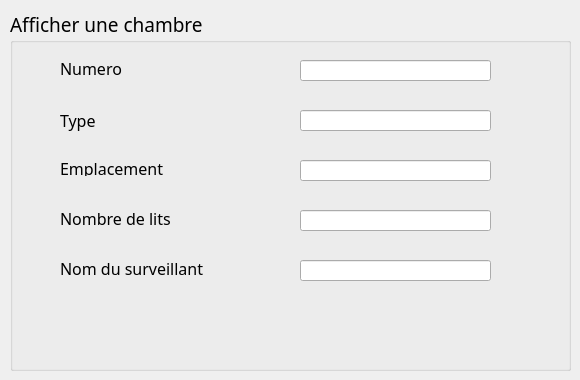
      <widget class="QWidget" name="AffichageChambre">
       <widget class="QGroupBox" name="groupBox_7">
        <property name="geometry">
         <rect>
          <x>10</x>
          <y>10</y>
          <width>561</width>
          <height>361</height>
         </rect>
        </property>
        <property name="font">
         <font>
          <family>Quicksand-SemiBold</family>
          <pointsize>14</pointsize>
         </font>
        </property>
        <property name="title">
         <string>Afficher une chambre</string>
        </property>
        <widget class="QLineEdit" name="lineEdit_AffNumero">
         <property name="geometry">
          <rect>
           <x>290</x>
           <y>50</y>
           <width>191</width>
           <height>21</height>
          </rect>
         </property>
         <property name="readOnly">
          <bool>true</bool>
         </property>
        </widget>
        <widget class="QLabel" name="type_2">
         <property name="geometry">
          <rect>
           <x>50</x>
           <y>100</y>
           <width>47</width>
           <height>21</height>
          </rect>
         </property>
         <property name="font">
          <font>
           <family>Quicksand-SemiBold</family>
           <pointsize>12</pointsize>
          </font>
         </property>
         <property name="text">
          <string>Type</string>
         </property>
        </widget>
        <widget class="QLabel" name="nombredelits_2">
         <property name="geometry">
          <rect>
           <x>50</x>
           <y>200</y>
           <width>121</width>
           <height>16</height>
          </rect>
         </property>
         <property name="font">
          <font>
           <family>Quicksand-SemiBold</family>
           <pointsize>12</pointsize>
          </font>
         </property>
         <property name="text">
          <string>Nombre de lits</string>
         </property>
        </widget>
        <widget class="QLabel" name="nomduSurveillant_2">
         <property name="geometry">
          <rect>
           <x>50</x>
           <y>250</y>
           <width>161</width>
           <height>16</height>
          </rect>
         </property>
         <property name="font">
          <font>
           <family>Quicksand-SemiBold</family>
           <pointsize>12</pointsize>
          </font>
         </property>
         <property name="text">
          <string>Nom du surveillant</string>
         </property>
        </widget>
        <widget class="QLabel" name="emplacement_2">
         <property name="geometry">
          <rect>
           <x>50</x>
           <y>150</y>
           <width>111</width>
           <height>16</height>
          </rect>
         </property>
         <property name="font">
          <font>
           <family>Quicksand-SemiBold</family>
           <pointsize>12</pointsize>
          </font>
         </property>
         <property name="text">
          <string>Emplacement</string>
         </property>
        </widget>
        <widget class="QLabel" name="numero_2">
         <property name="geometry">
          <rect>
           <x>50</x>
           <y>50</y>
           <width>81</width>
           <height>16</height>
          </rect>
         </property>
         <property name="font">
          <font>
           <family>Quicksand-SemiBold</family>
           <pointsize>12</pointsize>
          </font>
         </property>
         <property name="text">
          <string>Numero</string>
         </property>
        </widget>
        <widget class="QLineEdit" name="lineEdit_AffSurveillant">
         <property name="geometry">
          <rect>
           <x>290</x>
           <y>250</y>
           <width>191</width>
           <height>21</height>
          </rect>
         </property>
         <property name="readOnly">
          <bool>true</bool>
         </property>
        </widget>
        <widget class="QLineEdit" name="lineEdit_AffEmplacement">
         <property name="geometry">
          <rect>
           <x>290</x>
           <y>150</y>
           <width>191</width>
           <height>21</height>
          </rect>
         </property>
         <property name="readOnly">
          <bool>true</bool>
         </property>
        </widget>
        <widget class="QPushButton" name="pushButton_RetourAffChambre">
         <property name="geometry">
          <rect>
           <x>10</x>
           <y>332</y>
           <width>61</width>
           <height>21</height>
          </rect>
         </property>
         <property name="styleSheet">
          <string notr="true">#pushButton_RetourAffChambre{
background-color: transparent;
border-image: url(:precedent.png);
background: none;
border: none;
background-repeat: none;
}</string>
         </property>
         <property name="text">
          <string/>
         </property>
        </widget>
        <widget class="QLineEdit" name="lineEdit_AffType">
         <property name="geometry">
          <rect>
           <x>290</x>
           <y>100</y>
           <width>191</width>
           <height>21</height>
          </rect>
         </property>
         <property name="readOnly">
          <bool>true</bool>
         </property>
        </widget>
        <widget class="QLineEdit" name="lineEdit_AffNombreLits">
         <property name="geometry">
          <rect>
           <x>290</x>
           <y>200</y>
           <width>191</width>
           <height>21</height>
          </rect>
         </property>
         <property name="readOnly">
          <bool>true</bool>
         </property>
        </widget>
        <widget class="QPushButton" name="pushButton_ModifChambre">
         <property name="geometry">
          <rect>
           <x>500</x>
           <y>320</y>
           <width>51</width>
           <height>31</height>
          </rect>
         </property>
         <property name="styleSheet">
          <string notr="true">#pushButton_ModifChambre{
background-color: transparent;
border-image: url(:modifier.png);
background: none;
border: none;
background-repeat: none;
}</string>
         </property>
         <property name="text">
          <string/>
         </property>
        </widget>
       </widget>
      </widget>
